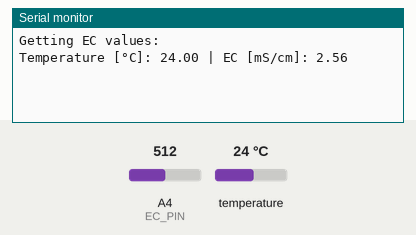
A sketch run on a simulated Arduino Uno, built with avr-gcc and run on an emulated ATmega328P. Shown: the last lines printed to the serial monitor. Inputs (shaded band) come from the test bench; at power-on: temperature 24 °C, A4 (EC_PIN) = 512.

Above: at 3.2 s.
3.3 s: temperature set to 12 °C
At 4.2 s:
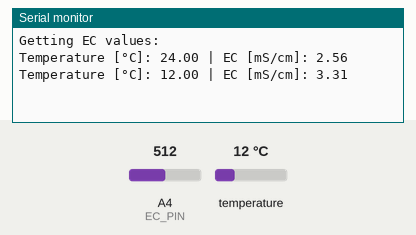
4.8 s: A4 (EC_PIN) set to 716
At 5.5 s:
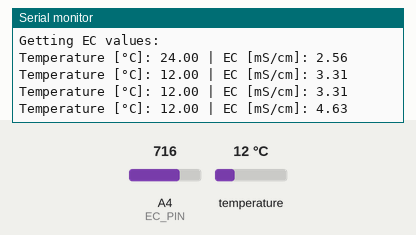
6.3 s: temperature set to 19 °C
At 7.3 s:
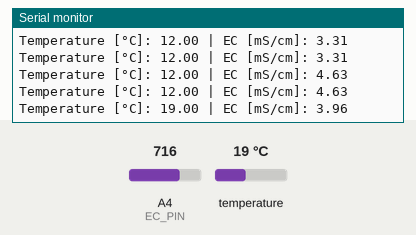
7.8 s: A4 (EC_PIN) set to 900
At 8.7 s:
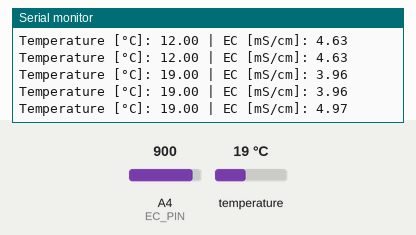
Timing chart, 0 to 10.3 s (numbered marks = the images above; inputs shaded):
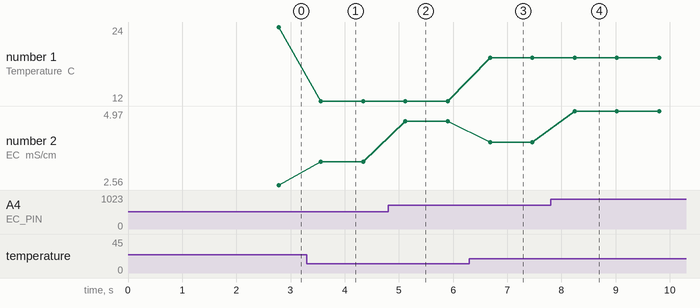

Measured:
- after the input at 3.3 s, the serial monitor: prints a new line after 0.26 s (image 1)
- after the input at 4.8 s, the serial monitor: prints a new line after 0.32 s (image 2)
- after the input at 6.3 s, the serial monitor: prints a new line after 0.38 s (image 3)
- after the input at 7.8 s, the serial monitor: prints a new line after 0.44 s (image 4)
- plotted number 1: 24 → 12 after the input at 3.3 s, 12 → 19 after the input at 6.3 s
- plotted number 2: 2.56 → 3.31 after the input at 3.3 s, 3.31 → 4.63 after the input at 4.8 s, 4.63 → 3.96 after the input at 6.3 s, 3.96 → 4.97 after the input at 7.8 s

The sketch:

ec_fallback.ino
```cpp
// Julia Steiwer, 29. Dec. 2024
// Fallback for reading out the EC sensor (DFR0300 by DFRobot) in case the EC library by DFRobot or GreenPonik (linked in ec.ino) do not work.

// Make sure to calibrate the sensor first, using "calibrate_ec.ino" — if the library in that code works properly, you can use the code for both calibration (by entering the commands mentioned at the top) and for reading out sensor values.

// SENSOR LIBRARIES
// temperature libraries
#include <OneWire.h>
#include <DallasTemperature.h>
// -- electrical conductivity (EC)
#include <EEPROM.h>

// SENSOR DEFINITIONS
// -- Temperature
#define ONE_WIRE_BUS 7 // pin where the data wire is plugged into
OneWire oneWire(ONE_WIRE_BUS);
DallasTemperature sensors(&oneWire);

// -- electrical conductivity (EC)
#define EC_PIN 4
#define RES2 820.0        // grabbed from lib because integration did not work
#define ECREF 200.0       // same as above
float ecVoltage,ecValue;
float kvalue = 1.00;      // kvalue which you get from calibration (should be almost 1.00 when new)

void setup() {
  // put your setup code here, to run once:
  Serial.begin(115200);
  delay(2000);
  Serial.println("Getting EC values: ");
}

void loop() {
  // put your main code here, to run repeatedly:

  // SENSOR INPUTS
  // -- DS18B20 Temperature
  sensors.begin(); // start up the sensor library
  sensors.requestTemperatures(); // Send the command to get temperatures
  float tempC = sensors.getTempCByIndex(0); // there's only one temperature sensor so we can index to it

  // -- electrical conductivity (EC)
  // Most of this code is only here because I faced issues with the EC library. If you do not face issues with it, just use "ec.h" instead.
  ecVoltage = analogRead(EC_PIN)/4096.0*3300; // 1024.0*5000 for Arduino, 4096*3300 for ESP32
  float rawEC = 1000*ecVoltage/RES2/ECREF;
  float valueTemp = rawEC * kvalue; // 1.0 is the k-value (K = 1)
  if(valueTemp > 2.5){
    kvalue = 1.00; // kvalue which you get from calibration (should be almost 1.00 when new)
  }else if(valueTemp < 2.0){
    kvalue = 1.00; // kvalue which you get from calibration (should be almost 1.00 when new)
  }
  float value = rawEC * kvalue;             //calculate the EC value after automatic shift
  value = value / (1.0+0.0185*(tempC-25.0));  //temperature compensation
  float ecValue = value;

  // Print out the results:
  Serial.print("Temperature [°C]: ");
  Serial.print(tempC);
  Serial.print(" | EC [mS/cm]: ");
  Serial.println(ecValue);

}

// Julia Steiwer, 29. Dec. 2024
```
